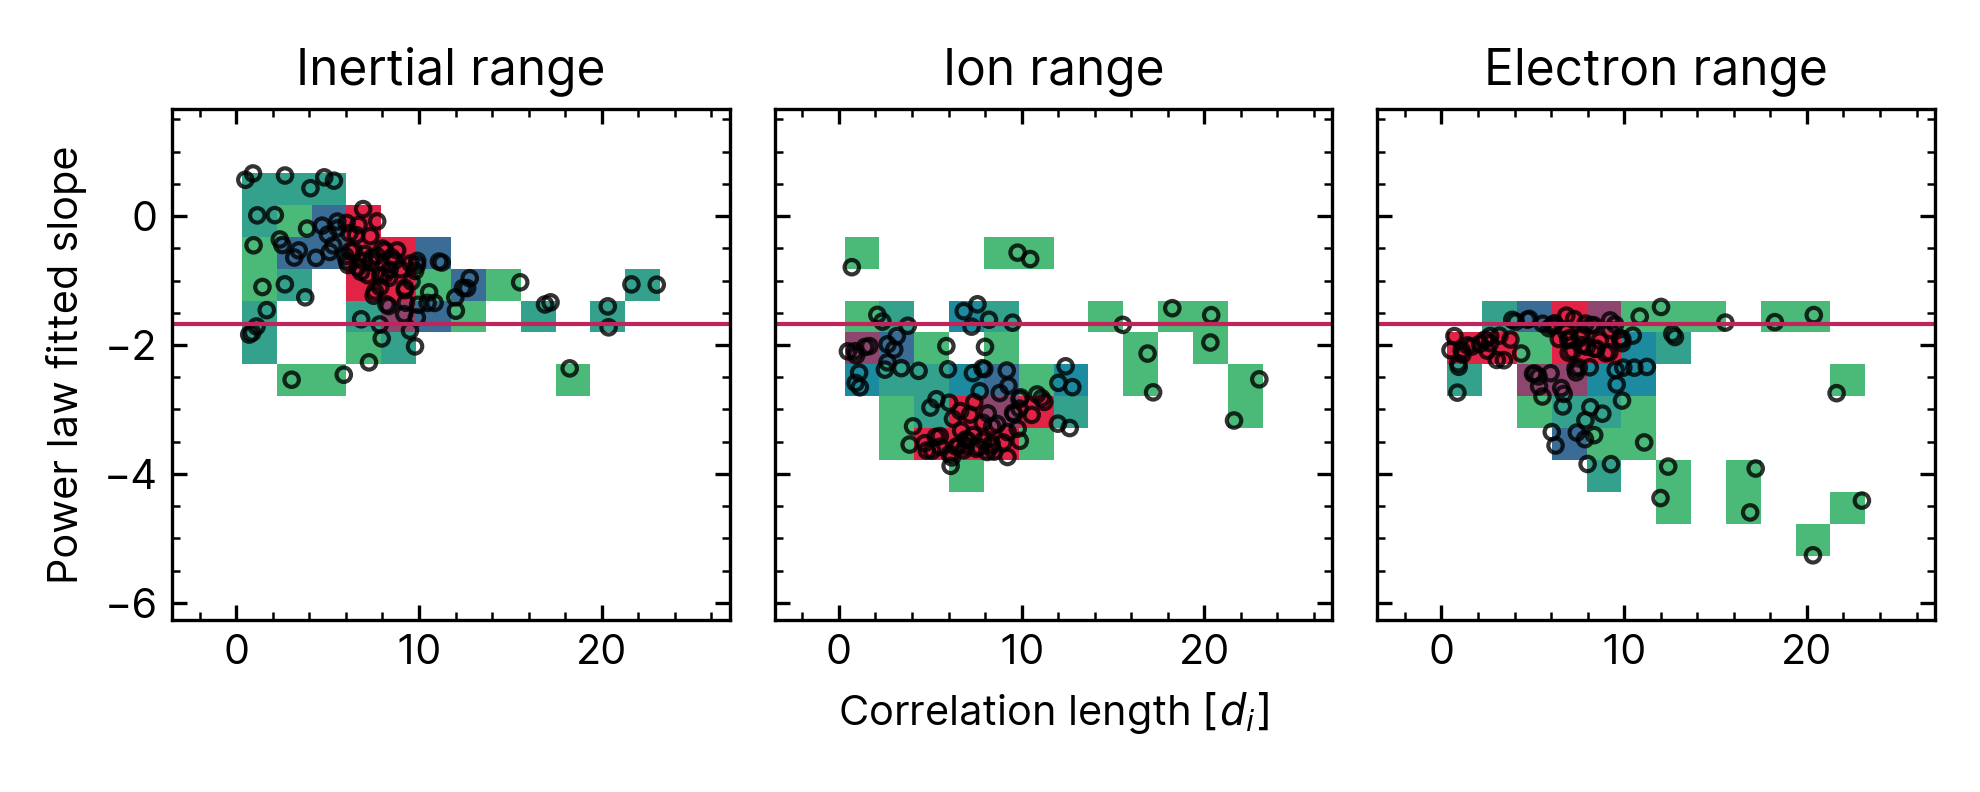

Recreate this plot in Python.
import numpy as np
import matplotlib.pyplot as plt
from phdhelper.helpers import override_mpl
from phdhelper.helpers.os_shortcuts import get_path

override_mpl.override()

path = get_path(__file__)
path2 = get_path(__file__, "..")

grads = np.load(f"{path2}/mag_spec/grads.npy")
grads_times = np.load(f"{path2}/mag_spec/times.npy")

corr = np.load(f"{path2}/correlation/corr_lens.npy")
corr_times = np.load(f"{path2}/correlation/corr_times.npy")

fig, ax = plt.subplots(1, 3, sharex=True, sharey=True, figsize=(6.6, 2.64))

print(f"{corr.shape=} | {grads.shape=}")

for i in range(3):
    ax[i].hist2d(
        corr,
        grads[:, i],
        cmin=0.01,
        vmin=1,
        vmax=6,
        bins=16,
        range=(
            (corr.min() - 4, corr.max() + 4),
            (grads.min() - 1, grads.max() + 1),
        ),
    )
    ax[i].scatter(
        corr,
        grads[:, i],
        marker="o",
        edgecolors="k",
        facecolors="none",
        s=12,
        alpha=0.8,
    )
    ax[i].axhline(-5 / 3)
    ax[i].set_xlim(corr.min() - 4, corr.max() + 4)
    ax[i].set_ylim(grads.min() - 1, grads.max() + 1)
    ax[i].set_title(["Inertial range", "Ion range", "Electron range"][i])

ax[0].set_ylabel("Power law fitted slope")
ax[1].set_xlabel("Correlation length $[d_i]$")

plt.tight_layout()
plt.savefig(f"{path}/slope_vs_corr.png", dpi=300)
plt.show()
